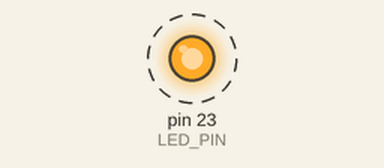
Recording of a sketch running on a simulated Arduino Mega 2560, built with avr-gcc and run on an emulated ATmega2560. Shown: output pins drawn as LEDs (lit = HIGH). Dashed ring = blinking.

Above: at 0.5 s.
Timing chart, 0 to 4.6 s (numbered marks = the images above):
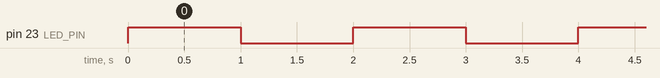

Measured:
- by itself, pin 23 (LED_PIN): alternates HIGH for 1.0 s and LOW for 1.0 s

The sketch:

Codi_llum_parpadeja.ino
```cpp
/*
  Project: Blink
  Description: Fa parpellejar un LED connectat al pin 23.
*/

// Definim una constant per al pin on hem connectat el LED
const int LED_PIN = 23;

// Variables per configurar els temps
int TEMPS_ENCES = 1000;
int TEMPS_APAGAT = 1000;

// La funció setup() s'executa un cop quan la placa arrenca
void setup() {
  // Configurem el pin del LED com una SORTIDA (OUTPUT)
  pinMode(LED_PIN, OUTPUT);
}

// La funció loop() s'executa contínuament
void loop() {
  digitalWrite(LED_PIN, HIGH);  // Encén el LED
  delay(TEMPS_ENCES);           // Espera el temps d'encesa

  digitalWrite(LED_PIN, LOW);   // Apaga el LED
  delay(TEMPS_APAGAT);          // Espera el temps d'apagat
}
```
